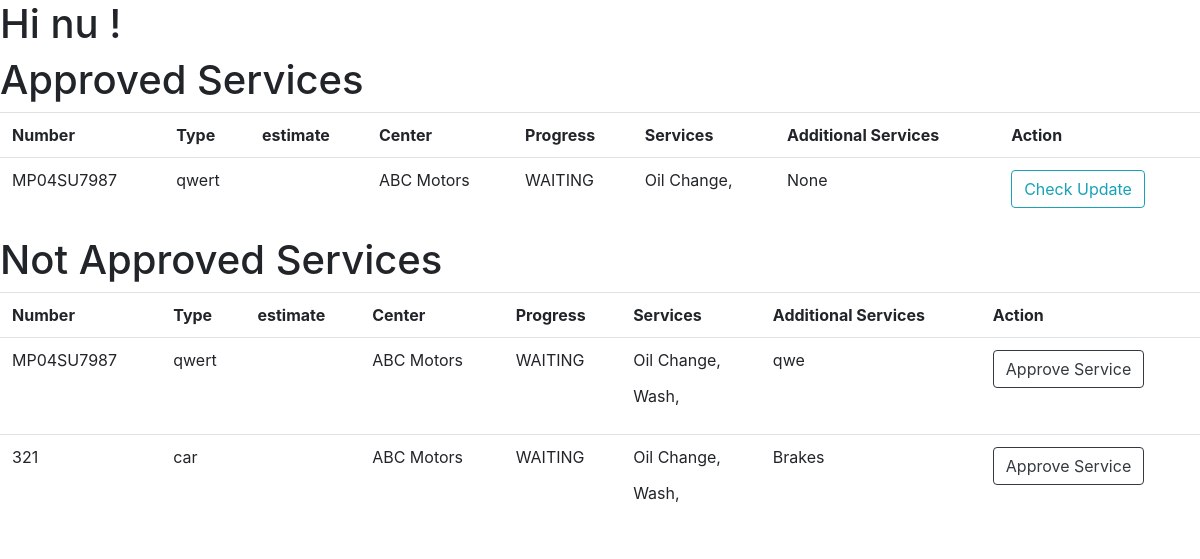
The page /services (signed in) on the database as committed earlier.
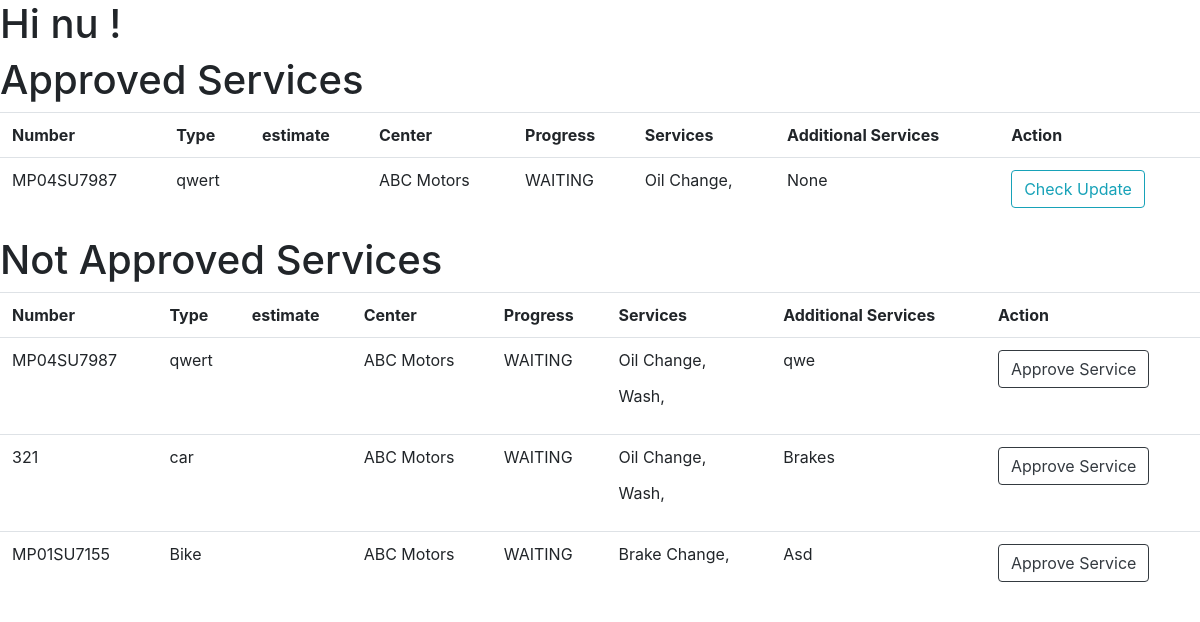
The same page on the database as committed later.
### ERP/models.py (models this page shows, shortened)
class Service(models.Model):
    class Progress(models.TextChoices):
        WAITING = 'WAITING' , 'Waiting'
        DOING = 'DOING' , 'Doing'
    vehical = models.ForeignKey(Vehical , on_delete=models.SET_NULL, blank=True , null= True)
    center = models.ForeignKey(Center , on_delete=models.SET_NULL , null=True , blank= True)
    services = models.ManyToManyField(CenterServices)
    progress = models.CharField(max_length=20 , choices=Progress.choices , default= Progress.WAITING)
    additional_services = models.CharField(max_length=200 ,default = None)
    additional_services_cost = models.IntegerField(default=0)
    is_approved = models.BooleanField(default=False)

class Vehical(models.Model):
    customer = models.ForeignKey(Customer , on_delete=models.CASCADE)
    number = models.CharField(max_length=20 , unique= True)
    type = models.CharField(max_length=20)

class CenterServices(models.Model):
    name = models.CharField(max_length=100)
    description = models.CharField(max_length=400, default="Diam dolor diam ipsum sit amet diam et eos erat ipsum")
    price = models.IntegerField(default=500)
    center = models.ForeignKey(Center,on_delete= models.CASCADE)
    tax = models.FloatField(default=5)

### Franchise/models.py (models this page shows, shortened)
class Center(models.Model):
    name = models.CharField(max_length=100)
    location = models.ForeignKey(Location , null=True , blank= True , on_delete= models.SET_NULL)

### account/decorators.py (the view)
        def wrapper(request , *args, **kwargs):
            group = None
            role = request.user.role
            print(role)
            if role in allowed_roles:
                return view_func(request , *args, **kwargs)
            else :
                print('User Not allowed')
                return redirect('unauth_page')

### ERP/views.py (called while the page is built)
@login_required(login_url= 'login_page')
@allowed_users(allowed_roles=[User.Role.CUSTOMER])
def customer_services(request):
    vehicals = Vehical.objects.filter(customer = Customer.objects.get(user=request.user))
    context = {}
    app_services = Service.objects.filter(is_approved = True , vehical__in = vehicals)
    not_app_services = Service.objects.filter(is_approved = False, vehical__in = vehicals)
    context['app_services'] = app_services
    context['not_app_services'] = not_app_services
    return render(request , 'ERP/service/customer_view.html',context)

### templates/ERP/service/customer_view.html (shortened to what this page needs)
<head>
    <link rel="stylesheet" href="https://cdn.jsdelivr.net/npm/bootstrap@4.0.0/dist/css/bootstrap.min.css">
  </head>
{% load static %}
{% block content %}
<h1>Hi {{request.user}} !</h1>
<h1>Approved Services</h1>
<table class = 'table'>
    <tr>
        <th>Number</th>
        <th>Type</th>
        <th>estimate</th>
        <th>Center</th>
        <th>Progress</th>
        <th>Services</th>
        <th>Additional Services</th>
        <th>Action</th>
        </tr>
        {% for service in app_services %}
        <tr>
            <td>{{service.vehical.number}}</td>
            <td>{{service.vehical.type}}</td>
            <td>{{service.service_estimate }} </td>
            <td>{{service.center.name}}</td>
            <td>{{service.progress}}</td>
            <td>
                {% for ser in service.services.all %}
            <p class="ptag">{{ser.name}},</p>
                    {% endfor %}
            </td>
            <td>{{service.additional_services}}</td>
            <td> <a class="btn btn-outline-info" href="services/view/update/{{service.id}}">Check Update</a></td>
        </tr>
        {% endfor %}
        </table>
<h1>Not Approved Services</h1>
        <table class = 'table' >
            <tr>
                <th>Number</th>
                <th>Type</th>
                <th>estimate</th>
                <th>Center</th>
                <th>Progress</th>
                <th>Services</th>
                <th>Additional Services</th>
                <th>Action</th>
                </tr>
                {% for service in not_app_services %}
                <tr>
                    <td>{{service.vehical.number}}</td>
                    <td>{{service.vehical.type}}</td>
                    <td>{{service.service_estimate}}</td>
                    <td>{{service.center.name}}</td>
                    <td>{{service.progress}}</td>
                    <td>
                        {% for ser in service.services.all %}
                      <p>  {{ser.name}},</p>
                            {% endfor %}
                    </td>
                    <td>{{service.additional_services}}</td>
                    <td> <a class="btn btn-outline-dark" href="services/approve/{{service.id}}">Approve Service</a></td>
                </tr>
                {% endfor %}
</table>
{% endblock %}

Rows that differ between the two databases and show on the page:
added Service: vehical.number "MP01SU7155", vehical.type "Bike", center.name "ABC Motors", progress "WAITING", additional_services "Asd", shown under "Not Approved Services"
now on this page (row unchanged): CenterServices: name "Brake Change", shown under "MP01SU7155"
